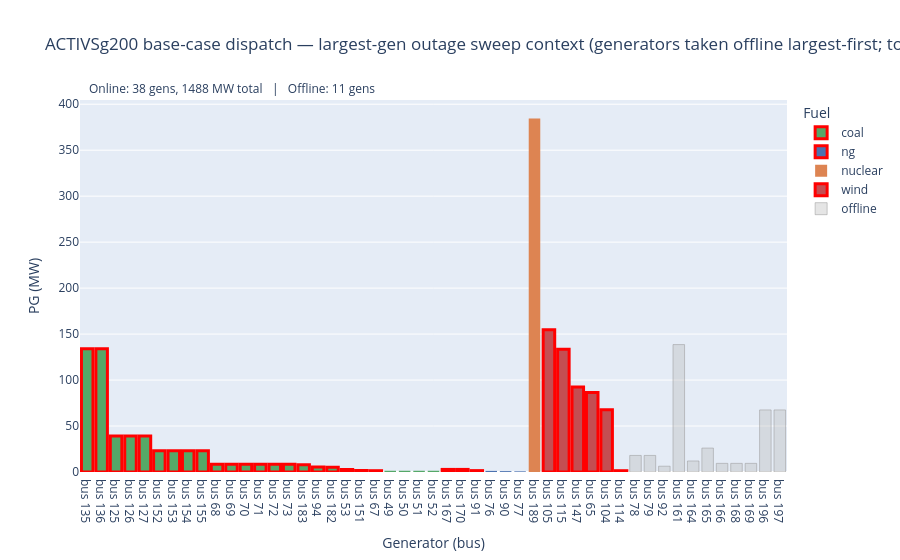

The notebook cell this image was saved under:
### Code cell
# Base-case dispatch overview with the 30 largest gens highlighted
# (shows which generators will progressively go offline across the sweep)
fig_genoff_overview = plot_gen_dispatch(
    il_case,
    title="ACTIVSg200 base-case dispatch — largest-gen outage sweep context\n"
    "(generators taken offline largest-first; top-30 by Pg highlighted)",
    highlight_buses=sorted(genoff_buses[30]),
)
_ = fig_genoff_overview.show()

### Figure 1 — Plotly figure (JSON) as saved in the notebook; plotly's stock layout.template omitted (floating-point values rounded to 4 significant figures)
{"data": [{"hovertemplate": "bus %{x}<br>PG = %{y:.1f} MW<br>fuel = coal<extra></extra>", "marker": {"color": "#55A868", "line": {"color": ["red", "red", "red", "red", "red", "red", "red", "red", "red", "red", "red", "red", "red", "red", "red", "red", "red", "red", "red", "red", "red", "#55A868", "#55A868", "#55A868", "#55A868"], "width": [3, 3, 3, 3, 3, 3, 3, 3, 3, 3, 3, 3, 3, 3, 3, 3, 3, 3, 3, 3, 3, 0, 0, 0, 0]}}, "name": "coal", "type": "bar", "x": ["bus 135", "bus 136", "bus 125", "bus 126", "bus 127", "bus 152", "bus 153", "bus 154", "bus 155", "bus 68", "bus 69", "bus 70", "bus 71", "bus 72", "bus 73", "bus 183", "bus 94", "bus 182", "bus 53", "bus 151", "bus 67", "bus 49", "bus 50", "bus 51", "bus 52"], "y": [133.9, 133.9, 39.02, 39.02, 39.02, 23.17, 23.17, 23.17, 23.17, 8.38, 8.38, 8.38, 8.38, 8.38, 8.38, 7.98, 5.4, 5.25, 2.72, 1.62, 1.41, 1.36, 1.36, 1.36, 1.36]}, {"hovertemplate": "bus %{x}<br>PG = %{y:.1f} MW<br>fuel = ng<extra></extra>", "marker": {"color": "#4C72B0", "line": {"color": ["red", "red", "red", "#4C72B0", "#4C72B0", "#4C72B0"], "width": [3, 3, 3, 0, 0, 0]}}, "name": "ng", "type": "bar", "x": ["bus 167", "bus 170", "bus 91", "bus 76", "bus 90", "bus 77"], "y": [2.82, 2.82, 1.5, 1.2, 0.96, 0.72]}, {"hovertemplate": "bus %{x}<br>PG = %{y:.1f} MW<br>fuel = nuclear<extra></extra>", "marker": {"color": "#DD8452", "line": {"color": ["#DD8452"], "width": [0]}}, "name": "nuclear", "type": "bar", "x": ["bus 189"], "y": [384.4]}, {"hovertemplate": "bus %{x}<br>PG = %{y:.1f} MW<br>fuel = wind<extra></extra>", "marker": {"color": "#C44E52", "line": {"color": ["red", "red", "red", "red", "red", "red"], "width": [3, 3, 3, 3, 3, 3]}}, "name": "wind", "type": "bar", "x": ["bus 105", "bus 115", "bus 147", "bus 65", "bus 104", "bus 114"], "y": [154.8, 133.5, 92.4, 86.5, 67.6, 1.4]}, {"hovertemplate": "bus %{x}<br>offline (Pmax = %{y:.1f} MW)<extra></extra>", "marker": {"color": "rgba(180,180,180,0.35)", "line": {"color": "rgba(150,150,150,0.5)", "width": 1}}, "name": "offline", "type": "bar", "x": ["bus 78", "bus 79", "bus 92", "bus 161", "bus 164", "bus 165", "bus 166", "bus 168", "bus 169", "bus 196", "bus 197"], "y": [18.0, 18.0, 6.3, 138.6, 12.0, 26.0, 9.4, 9.4, 9.4, 67.5, 67.5]}], "layout": {"annotations": [{"font": {"size": 12}, "showarrow": false, "text": "Online: 38 gens, 1488 MW total   |   Offline: 11 gens", "x": 0.01, "xref": "paper", "y": 1.06, "yref": "paper"}], "barmode": "relative", "hovermode": "x unified", "legend": {"title": {"text": "Fuel"}}, "title": {"text": "ACTIVSg200 base-case dispatch — largest-gen outage sweep context\n(generators taken offline largest-first; top-30 by Pg highlighted)"}, "xaxis": {"title": {"text": "Generator (bus)"}}, "yaxis": {"title": {"text": "PG (MW)"}}}}
